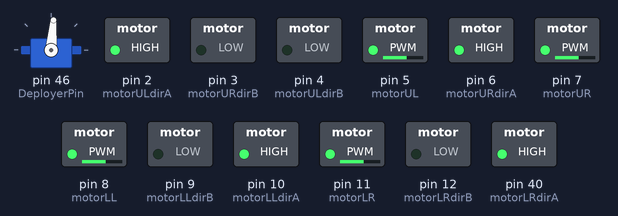
Bench run of a sketch on a simulated Arduino Mega 2560, built with avr-gcc and run on an emulated ATmega2560. Parts: servo, switched loads named in the sketch (green lamp = pin HIGH).

Above: at 1.05 s.
At 5.0 s:
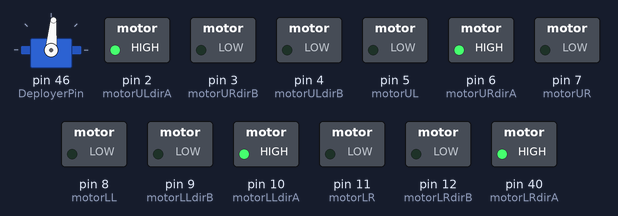
Timing chart, 0 to 5.6 s (numbered marks = the images above):
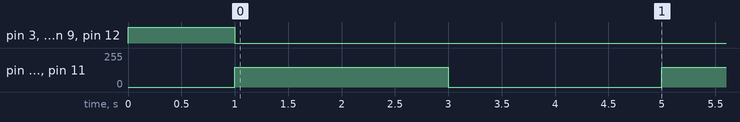

Measured:
- by itself, pin 3 (motorURdirB), pin 4 (motorULdirB), pin 9 (motorLLdirB), pin 12 (motorLRdirB): HIGH → LOW at 1.0 s
- by itself, pin 5 (motorUL), pin 7 (motorUR), pin 8 (motorLL), pin 11 (motorLR): alternates 150/255 for 2.0 s and 0/255 for 2.0 s

The sketch:

Motors.ino
```cpp
#include <Servo.h>
#define DeployerPin 46
Servo Deployer;
#define motorUL 5
#define motorULdirA 2
#define motorULdirB 4
#define motorLL 8
#define motorLLdirA 10
#define motorLLdirB 9
#define motorUR 7
#define motorURdirA 6
#define motorURdirB 3
#define motorLR 11
#define motorLRdirA 40
#define motorLRdirB 12

void MotorsStop(){
  digitalWrite(motorULdirA, HIGH);
  digitalWrite(motorULdirB, HIGH);
  digitalWrite(motorURdirA, HIGH);
  digitalWrite(motorURdirB, HIGH);
  digitalWrite(motorLLdirA, HIGH);
  digitalWrite(motorLLdirB, HIGH);
  digitalWrite(motorLRdirA, HIGH);
  digitalWrite(motorLRdirB, HIGH);
}

void MotorsInitialize(){
  Deployer.attach(DeployerPin);
  Deployer.write(85);
  pinMode(40, OUTPUT);
  pinMode(2, OUTPUT);
  pinMode(3, OUTPUT);
  pinMode(4, OUTPUT);
  pinMode(5, OUTPUT);
  pinMode(6, OUTPUT);
  pinMode(7, OUTPUT);
  pinMode(8, OUTPUT);
  pinMode(9, OUTPUT);
  pinMode(10, OUTPUT);
  pinMode(11, OUTPUT);
  pinMode(12, OUTPUT);
  MotorsStop();
}

void URForward(){
  digitalWrite(motorURdirA, HIGH);
  digitalWrite(motorURdirB, LOW);
}

void URBackwards(){
  digitalWrite(motorURdirA, LOW);
  digitalWrite(motorURdirB, HIGH);
}

void ULForward(){
  digitalWrite(motorULdirA, HIGH);
  digitalWrite(motorULdirB, LOW);
}

void ULBackwards(){
  digitalWrite(motorULdirA, LOW);
  digitalWrite(motorULdirB, HIGH);
}

void LRForward(){
  digitalWrite(motorLRdirA, HIGH);
  digitalWrite(motorLRdirB, LOW);
}

void LRBackwards(){
  digitalWrite(motorLRdirA, LOW);
  digitalWrite(motorLRdirB, HIGH);
}

void LLForward(){
  digitalWrite(motorLLdirA, HIGH);
  digitalWrite(motorLLdirB, LOW);
}

void LLBackwards(){
  digitalWrite(motorLLdirA, LOW);
  digitalWrite(motorLLdirB, HIGH);
}


void MoveForward(int speed){
  ULForward();
  LLForward();
  URForward();
  LRForward();
  analogWrite(motorUL, speed);
  analogWrite(motorLL, speed);
  analogWrite(motorUR, speed);
  analogWrite(motorLR, speed);
}


void MoveBackwards(int speed){
  ULBackwards();
  LLBackwards();
  URBackwards();
  LRBackwards();
  analogWrite(motorUL, speed);
  analogWrite(motorLL, speed);
  analogWrite(motorUR, speed);
  analogWrite(motorLR, speed);
}


void RotateLeft(int speed){
  ULBackwards();
  LLBackwards();
  URForward();
  LRForward();
  analogWrite(motorUL, speed);
  analogWrite(motorLL, speed);
  analogWrite(motorUR, speed);
  analogWrite(motorLR, speed);
}


void RotateRight(int speed){
  ULForward();
  LLForward();
  URBackwards();
  LRBackwards();
  analogWrite(motorUL, speed);
  analogWrite(motorLL, speed);
  analogWrite(motorUR, speed);
  analogWrite(motorLR, speed);
}


void StrafeLeft(int speed){
  ULBackwards();
  LLForward();
  URForward();
  LRBackwards();
  analogWrite(motorUL, speed);
  analogWrite(motorLL, speed);
  analogWrite(motorUR, speed);
  analogWrite(motorLR, speed);
}


void StrafeRight(int speed){
  ULForward();
  LLBackwards();
  URBackwards();
  LRForward();
  analogWrite(motorUL, speed);
  analogWrite(motorLL, speed);
  analogWrite(motorUR, speed);
  analogWrite(motorLR, speed);
}


void setup() {
  Serial.begin(9600);
  MotorsInitialize();
  delay(1000);
  //TestMotors();
  //Avoid();
  //Wobble();
  MotorsStop();
}

void loop() {
  MoveForward(150);
  delay(2000);
  MoveForward(0);
  delay(2000);
}

void Avoid(){
  RotateRight(200);
  delay(200);
  MoveBackwards(150);
  delay(200);
  RotateLeft(200);
  delay(300);
  MoveForward(150);
  delay(200);
  RotateRight(200);
  delay(150);
}

void Wobble(){
  RotateRight(200);
  delay(200);
  MoveBackwards(150);
  delay(200);
  RotateLeft(200);
  delay(200);
  MoveForward(150);
  delay(200);
}

void TestMotors(){
  MoveForward(200);
  delay(1000);
  MoveBackwards(200);
  delay(1000);
  RotateRight(150);
  delay(1000);
  RotateLeft(150);
  delay(1000);
  MotorsStop();
}
```
